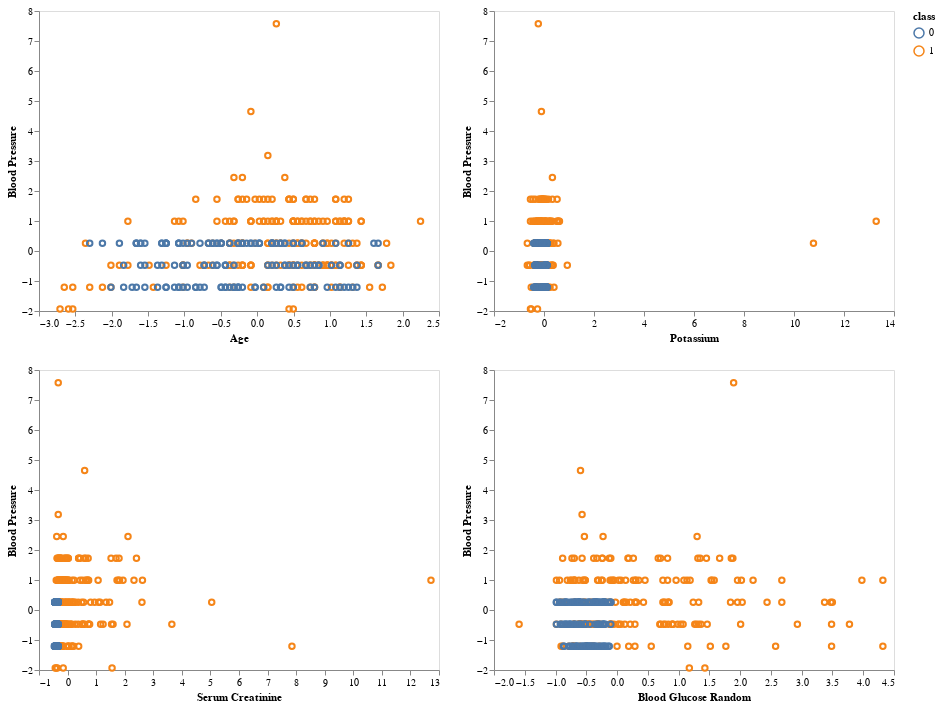

This figure's notebook cell:
### Code cell
selection = alt.selection_multi(fields=['class'], bind='legend')

base = alt.Chart(processed_data).mark_point().encode(
    color = alt.Color('class:N'),
    opacity=alt.condition(selection, alt.value(1), alt.value(0.2))
).add_selection(
    selection
)

upper = base.encode(
    x = alt.X('age:Q', axis=alt.Axis(title = 'Age')),
    y = alt.Y('bp:Q', axis=alt.Axis(title='Blood Pressure'))
    ) | base.encode(
        x = alt.X('pot:Q',axis=alt.Axis(title='Potassium')),
        y = alt.Y('bp:Q',axis=alt.Axis(title='Blood Pressure'))
        )
lower = base.encode(
      x = alt.X('sc:Q',axis=alt.Axis(title='Serum Creatinine')),
      y = alt.Y('bp:Q',axis=alt.Axis(title='Blood Pressure'))
      ) | base.encode(
        x = alt.X('bgr:Q',axis=alt.Axis(title='Blood Glucose Random')),
        y = alt.Y('bp:Q',axis=alt.Axis(title='Blood Pressure'))
        )

alt.vconcat(upper,lower).configure_axis(
    grid=False
)

### Figure 1 — Vega-Lite specification as saved in the notebook (floating-point values rounded to 4 significant figures; data arrays with more than 128 entries replaced by an {"elided": "..."} marker saying what was removed)
{"config": {"view": {"continuousWidth": 400, "continuousHeight": 300}, "axis": {"grid": false}}, "vconcat": [{"hconcat": [{"mark": "point", "encoding": {"color": {"type": "nominal", "field": "class"}, "opacity": {"condition": {"value": 1, "selection": "selector002"}, "value": 0.2}, "x": {"type": "quantitative", "axis": {"title": "Age"}, "field": "age"}, "y": {"type": "quantitative", "axis": {"title": "Blood Pressure"}, "field": "bp"}}, "selection": {"selector002": {"type": "multi", "fields": ["class"], "bind": "legend"}}}, {"mark": "point", "encoding": {"color": {"type": "nominal", "field": "class"}, "opacity": {"condition": {"value": 1, "selection": "selector002"}, "value": 0.2}, "x": {"type": "quantitative", "axis": {"title": "Potassium"}, "field": "pot"}, "y": {"type": "quantitative", "axis": {"title": "Blood Pressure"}, "field": "bp"}}, "selection": {"selector002": {"type": "multi", "fields": ["class"], "bind": "legend"}}}]}, {"hconcat": [{"mark": "point", "encoding": {"color": {"type": "nominal", "field": "class"}, "opacity": {"condition": {"value": 1, "selection": "selector002"}, "value": 0.2}, "x": {"type": "quantitative", "axis": {"title": "Serum Creatinine"}, "field": "sc"}, "y": {"type": "quantitative", "axis": {"title": "Blood Pressure"}, "field": "bp"}}, "selection": {"selector002": {"type": "multi", "fields": ["class"], "bind": "legend"}}}, {"mark": "point", "encoding": {"color": {"type": "nominal", "field": "class"}, "opacity": {"condition": {"value": 1, "selection": "selector002"}, "value": 0.2}, "x": {"type": "quantitative", "axis": {"title": "Blood Glucose Random"}, "field": "bgr"}, "y": {"type": "quantitative", "axis": {"title": "Blood Pressure"}, "field": "bp"}}, "selection": {"selector002": {"type": "multi", "fields": ["class"], "bind": "legend"}}}]}], "data": {"name": "data-f726d4b4cba256221389bc029b7de6da"}, "$schema": "https://vega.github.io/schema/vega-lite/v4.8.1.json", "datasets": {"data-f726d4b4cba256221389bc029b7de6da": {"elided": "400 records"}}}
